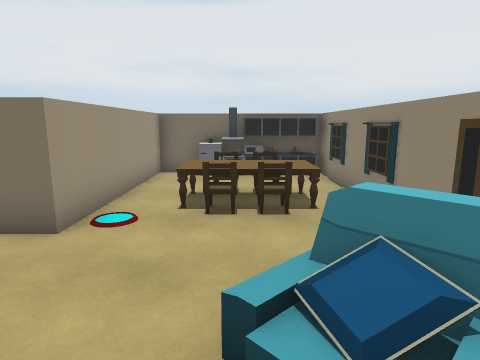
View 1 (above)

16 first-person views from a walk through a 3-D level made in the Unity game engine. The camera is 1.3 m above the floor, tilts 10° down and sees 75° across. The floor is counted in squares, 1 m on a side. Each view is taken from the middle of a square. On the plan, view 1 faces up. The plan holds only what a view shows up to about 14 squares ahead; the rest is blank. The player character is not drawn. Some animated figures are not drawn. Door leaves are left out, so doorways stand open.

View 2
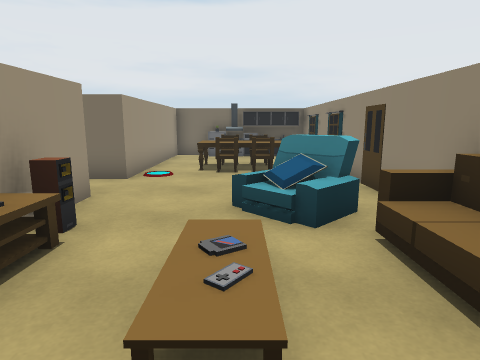

View 3
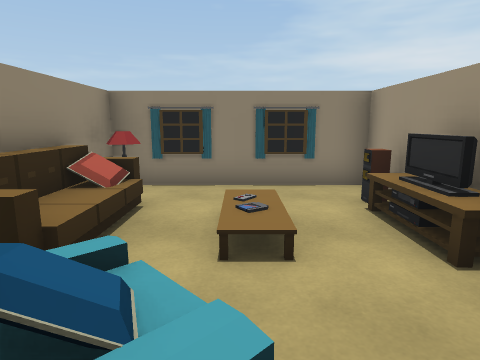

View 4
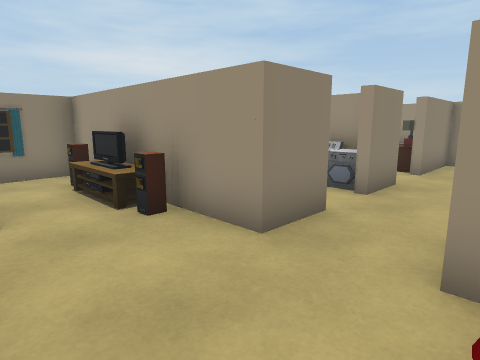

View 5
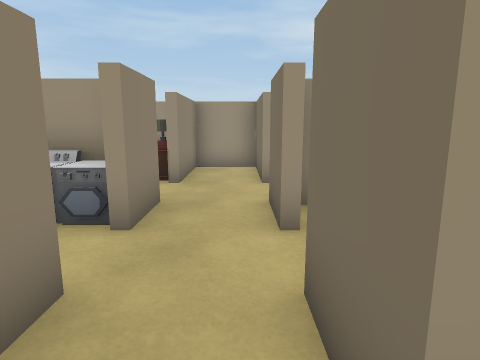

View 6
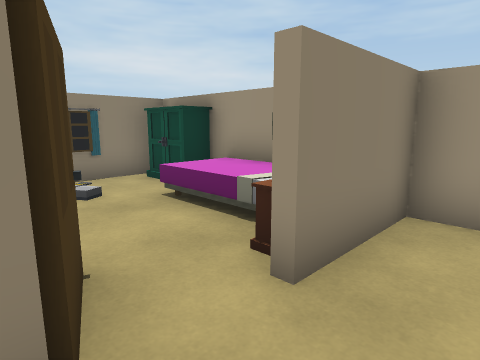

View 7
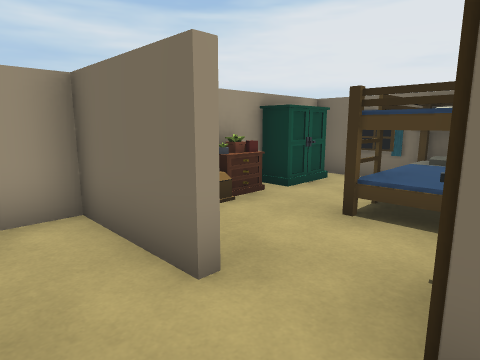

View 8
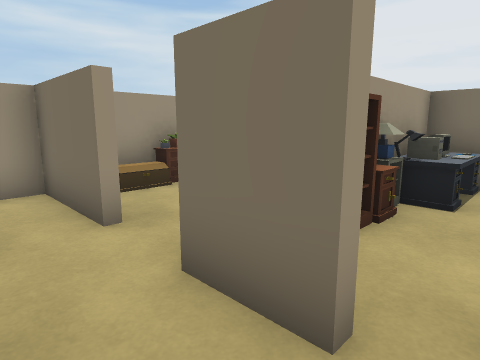

View 9
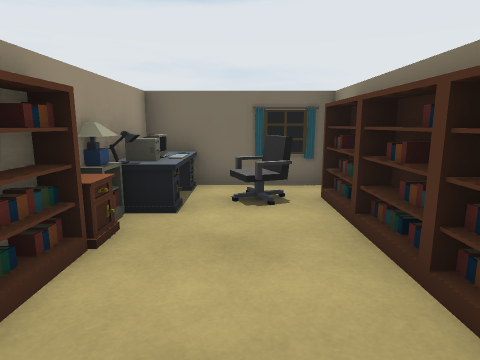

View 10
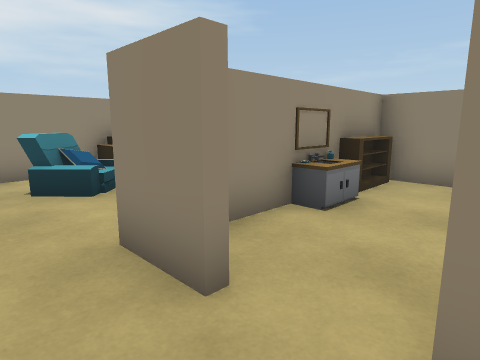

View 11
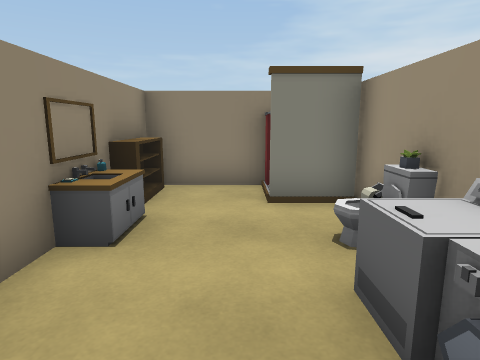

View 12
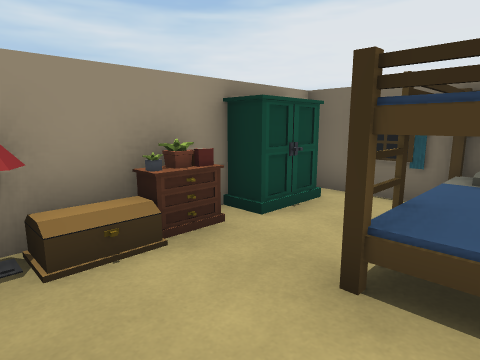

View 13
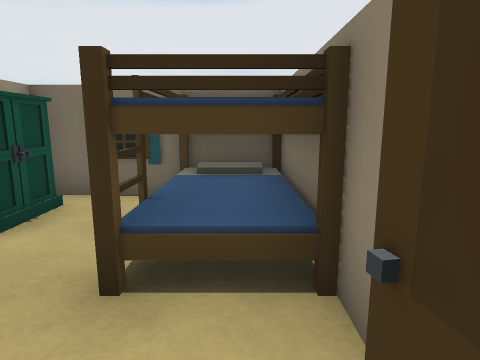

View 14
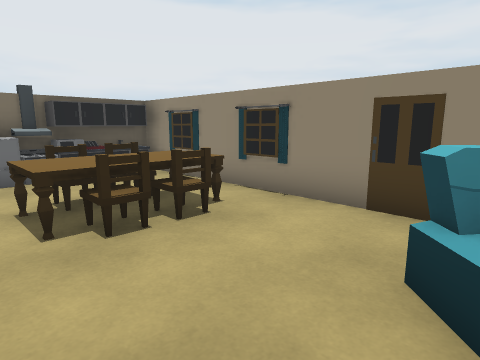

View 15
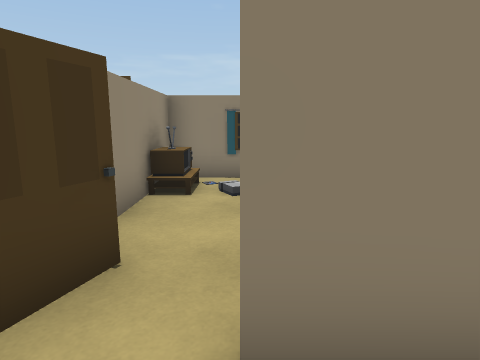

View 16
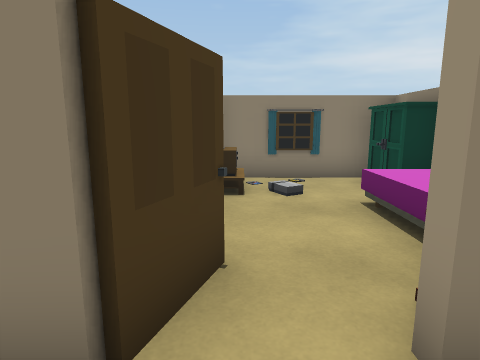

### Floor plan
Key: @ floor where view 1 was taken; # wall or solid block; . floor; / step, stairs or slope; D open door; = window, fence, low wall or low ledge; ^ raised ledge; C cupboard; S sink; H chair; P speaker; T table; F sofa; L lamp; M machine; W wardrobe; B bed; E shelf; A cabinet; R shower; O other object.
Columns run from 12 left of view 1 to 3 right of it. Each row starts with its distance up from view 1.
 11 ###########OO###
 10 #W.BB O=# .^OCS#
  9 #W.BBLO=#E.....#
  8 #O.BBLE..#..HH.#
  7 #O.BBC...E.=OO.#
  6 #O...E...E.#HH.#
  5 ####.#DD##.....#
  4 #..............#
  3 #............H.#
  2 ##LC.#O.D#..OHH#
  1 #^^.##M.D#P..O #
  0 #^^. # ..OT.@.O#
 -1 #^^. O..AO#./.=#
 -2 #W..##R..#P...F#
 -3  W .O#R..E....L#
 -4  ###############

Positions as (right, up) in squares from view 1, and headings:
1: (0, 0), facing up
2: (0, -3), facing up
3: (0, 3), facing down
4: (0, 5), facing down-left
5: (-2, 4), facing left
6: (-7, 4), facing down-left
7: (-7, 3), facing up-left
8: (-5, 3), facing up-left
9: (-5, 4), facing up
10: (-6, 4), facing down-right
11: (-5, 3), facing down
12: (-8, 5), facing up-left
13: (-8, 5), facing up
14: (-2, 2), facing up-right
15: (-9, 4), facing down
16: (-8, 4), facing down
